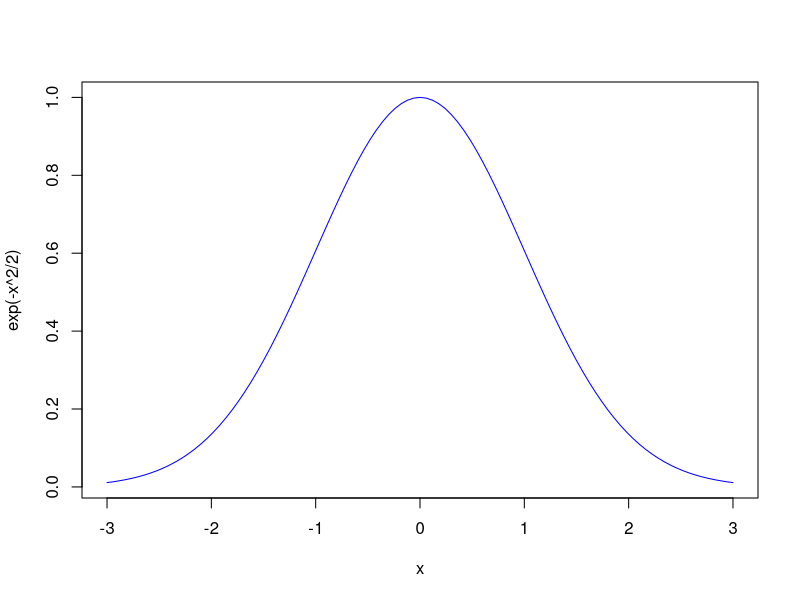

Here is the R script that generated this plot:
## ---- chunk 1
curve(exp(-x^2/2), from=-3,to=3,col="blue")
